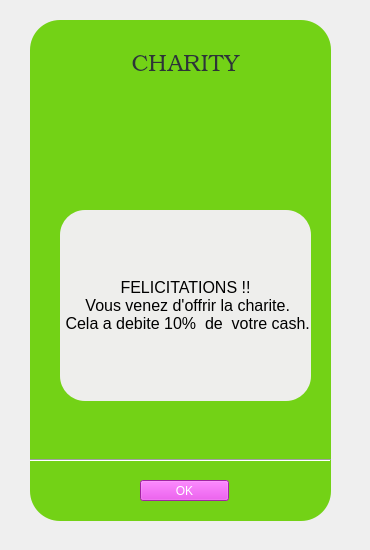
       <widget class="QWidget" name="interface_charite_transit">
        <widget class="QPlainTextEdit" name="affichage_carte_29">
         <property name="geometry">
          <rect>
           <x>30</x>
           <y>20</y>
           <width>301</width>
           <height>501</height>
          </rect>
         </property>
         <property name="styleSheet">
          <string notr="true">background-color: rgb(115, 210, 22);
border-radius:30px;</string>
         </property>
         <property name="backgroundVisible">
          <bool>false</bool>
         </property>
         <property name="centerOnScroll">
          <bool>false</bool>
         </property>
        </widget>
        <widget class="QLabel" name="titre_charite_transit">
         <property name="geometry">
          <rect>
           <x>60</x>
           <y>50</y>
           <width>251</width>
           <height>31</height>
          </rect>
         </property>
         <property name="font">
          <font>
           <family>URW Bookman L</family>
           <pointsize>17</pointsize>
           <weight>9</weight>
           <italic>false</italic>
           <bold>false</bold>
          </font>
         </property>
         <property name="styleSheet">
          <string notr="true">color: rgb(46, 52, 54);
background-image: url(:/images/backg.jpg);
font: 75 17pt &quot;URW Bookman L&quot;;
border-radius:8px;</string>
         </property>
         <property name="text">
          <string>CHARITY</string>
         </property>
         <property name="alignment">
          <set>Qt::AlignCenter</set>
         </property>
        </widget>
        <widget class="QLabel" name="Info_charite_transit">
         <property name="geometry">
          <rect>
           <x>60</x>
           <y>210</y>
           <width>251</width>
           <height>191</height>
          </rect>
         </property>
         <property name="font">
          <font>
           <pointsize>12</pointsize>
          </font>
         </property>
         <property name="styleSheet">
          <string notr="true">background-color: rgb(238, 238, 236);
border-radius:25px;</string>
         </property>
         <property name="text">
          <string>FELICITATIONS !! 
 Vous venez d'offrir la charite. 
 Cela a debite 10%  de  votre cash.</string>
         </property>
         <property name="alignment">
          <set>Qt::AlignCenter</set>
         </property>
        </widget>
        <widget class="QLabel" name="photo_charite_transit">
         <property name="geometry">
          <rect>
           <x>110</x>
           <y>90</y>
           <width>161</width>
           <height>111</height>
          </rect>
         </property>
         <property name="styleSheet">
          <string notr="true">border-image: url(:/images/img_charite.png);</string>
         </property>
         <property name="text">
          <string/>
         </property>
        </widget>
        <widget class="Line" name="line_27">
         <property name="geometry">
          <rect>
           <x>30</x>
           <y>450</y>
           <width>301</width>
           <height>20</height>
          </rect>
         </property>
         <property name="orientation">
          <enum>Qt::Horizontal</enum>
         </property>
        </widget>
        <widget class="QPushButton" name="ok_charite_transit">
         <property name="geometry">
          <rect>
           <x>140</x>
           <y>480</y>
           <width>89</width>
           <height>21</height>
          </rect>
         </property>
         <property name="styleSheet">
          <string notr="true">font: 13pt &quot;Ubuntu&quot;;
color: white;
background-color: rgb(224, 52, 226);</string>
         </property>
         <property name="text">
          <string>OK</string>
         </property>
        </widget>
        <widget class="QLabel" name="label_30">
         <property name="geometry">
          <rect>
           <x>0</x>
           <y>0</y>
           <width>361</width>
           <height>541</height>
          </rect>
         </property>
         <property name="styleSheet">
          <string notr="true">background-image: url(:/images/backg.jpg);</string>
         </property>
         <property name="text">
          <string/>
         </property>
        </widget>
        <zorder>label_30</zorder>
        <zorder>affichage_carte_29</zorder>
        <zorder>titre_charite_transit</zorder>
        <zorder>Info_charite_transit</zorder>
        <zorder>photo_charite_transit</zorder>
        <zorder>line_27</zorder>
        <zorder>ok_charite_transit</zorder>
       </widget>
